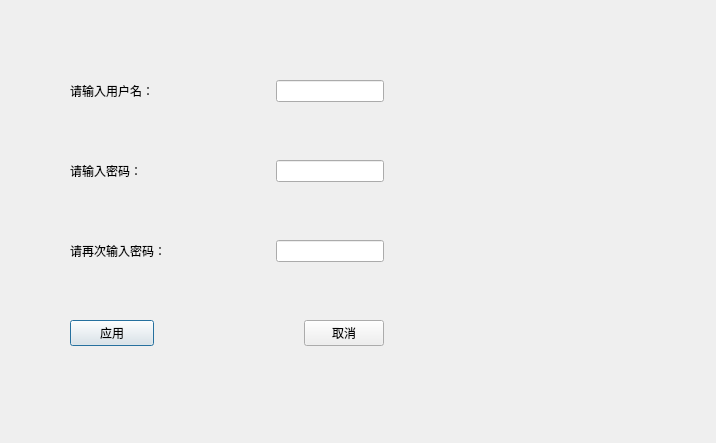
<?xml version="1.0" encoding="UTF-8"?>
<ui version="4.0">
 <class>ZhuCe</class>
 <widget class="QDialog" name="ZhuCe">
  <property name="geometry">
   <rect>
    <x>0</x>
    <y>0</y>
    <width>716</width>
    <height>443</height>
   </rect>
  </property>
  <property name="windowTitle">
   <string>注册</string>
  </property>
  <property name="windowIcon">
   <iconset resource="res.qrc">
    <normaloff>:/图标.ico</normaloff>:/图标.ico</iconset>
  </property>
  <widget class="QWidget" name="">
   <property name="geometry">
    <rect>
     <x>70</x>
     <y>80</y>
     <width>598</width>
     <height>266</height>
    </rect>
   </property>
   <layout class="QGridLayout" name="gridLayout_2">
    <item row="0" column="2">
     <widget class="QLabel" name="label_4">
      <property name="frameShape">
       <enum>QFrame::NoFrame</enum>
      </property>
      <property name="text">
       <string/>
      </property>
     </widget>
    </item>
    <item row="5" column="2">
     <spacer name="verticalSpacer_9">
      <property name="orientation">
       <enum>Qt::Vertical</enum>
      </property>
      <property name="sizeHint" stdset="0">
       <size>
        <width>20</width>
        <height>17</height>
       </size>
      </property>
     </spacer>
    </item>
    <item row="0" column="1">
     <spacer name="horizontalSpacer_11">
      <property name="orientation">
       <enum>Qt::Horizontal</enum>
      </property>
      <property name="sizeHint" stdset="0">
       <size>
        <width>40</width>
        <height>20</height>
       </size>
      </property>
     </spacer>
    </item>
    <item row="1" column="2">
     <spacer name="verticalSpacer_7">
      <property name="orientation">
       <enum>Qt::Vertical</enum>
      </property>
      <property name="sizeHint" stdset="0">
       <size>
        <width>20</width>
        <height>18</height>
       </size>
      </property>
     </spacer>
    </item>
    <item row="6" column="2">
     <spacer name="horizontalSpacer_14">
      <property name="orientation">
       <enum>Qt::Horizontal</enum>
      </property>
      <property name="sizeHint" stdset="0">
       <size>
        <width>40</width>
        <height>20</height>
       </size>
      </property>
     </spacer>
    </item>
    <item row="4" column="2">
     <spacer name="horizontalSpacer_13">
      <property name="orientation">
       <enum>Qt::Horizontal</enum>
      </property>
      <property name="sizeHint" stdset="0">
       <size>
        <width>40</width>
        <height>20</height>
       </size>
      </property>
     </spacer>
    </item>
    <item row="2" column="2">
     <widget class="QLabel" name="label_5">
      <property name="frameShape">
       <enum>QFrame::NoFrame</enum>
      </property>
      <property name="text">
       <string/>
      </property>
     </widget>
    </item>
    <item row="2" column="1">
     <spacer name="horizontalSpacer_12">
      <property name="orientation">
       <enum>Qt::Horizontal</enum>
      </property>
      <property name="sizeHint" stdset="0">
       <size>
        <width>40</width>
        <height>20</height>
       </size>
      </property>
     </spacer>
    </item>
    <item row="3" column="2">
     <spacer name="verticalSpacer_8">
      <property name="orientation">
       <enum>Qt::Vertical</enum>
      </property>
      <property name="sizeHint" stdset="0">
       <size>
        <width>20</width>
        <height>13</height>
       </size>
      </property>
     </spacer>
    </item>
    <item row="6" column="1">
     <spacer name="horizontalSpacer_16">
      <property name="orientation">
       <enum>Qt::Horizontal</enum>
      </property>
      <property name="sizeHint" stdset="0">
       <size>
        <width>40</width>
        <height>20</height>
       </size>
      </property>
     </spacer>
    </item>
    <item row="1" column="1">
     <spacer name="verticalSpacer_11">
      <property name="orientation">
       <enum>Qt::Vertical</enum>
      </property>
      <property name="sizeHint" stdset="0">
       <size>
        <width>20</width>
        <height>40</height>
       </size>
      </property>
     </spacer>
    </item>
    <item row="4" column="1">
     <spacer name="horizontalSpacer_15">
      <property name="orientation">
       <enum>Qt::Horizontal</enum>
      </property>
      <property name="sizeHint" stdset="0">
       <size>
        <width>40</width>
        <height>20</height>
       </size>
      </property>
     </spacer>
    </item>
    <item row="0" column="0" rowspan="7">
     <layout class="QGridLayout" name="gridLayout">
      <item row="0" column="0">
       <widget class="QLabel" name="label">
        <property name="text">
         <string>请输入用户名：</string>
        </property>
       </widget>
      </item>
      <item row="0" column="3" colspan="2">
       <spacer name="horizontalSpacer">
        <property name="orientation">
         <enum>Qt::Horizontal</enum>
        </property>
        <property name="sizeHint" stdset="0">
         <size>
          <width>58</width>
          <height>20</height>
         </size>
        </property>
       </spacer>
      </item>
      <item row="0" column="6" colspan="2">
       <widget class="QLineEdit" name="lineEdit_1"/>
      </item>
      <item row="0" column="8">
       <spacer name="horizontalSpacer_4">
        <property name="orientation">
         <enum>Qt::Horizontal</enum>
        </property>
        <property name="sizeHint" stdset="0">
         <size>
          <width>18</width>
          <height>20</height>
         </size>
        </property>
       </spacer>
      </item>
      <item row="1" column="2">
       <spacer name="verticalSpacer">
        <property name="orientation">
         <enum>Qt::Vertical</enum>
        </property>
        <property name="sizeHint" stdset="0">
         <size>
          <width>20</width>
          <height>40</height>
         </size>
        </property>
       </spacer>
      </item>
      <item row="1" column="5">
       <spacer name="verticalSpacer_10">
        <property name="orientation">
         <enum>Qt::Vertical</enum>
        </property>
        <property name="sizeHint" stdset="0">
         <size>
          <width>20</width>
          <height>38</height>
         </size>
        </property>
       </spacer>
      </item>
      <item row="1" column="6">
       <spacer name="verticalSpacer_3">
        <property name="orientation">
         <enum>Qt::Vertical</enum>
        </property>
        <property name="sizeHint" stdset="0">
         <size>
          <width>20</width>
          <height>40</height>
         </size>
        </property>
       </spacer>
      </item>
      <item row="2" column="0">
       <widget class="QLabel" name="label_2">
        <property name="text">
         <string>请输入密码：</string>
        </property>
       </widget>
      </item>
      <item row="2" column="3" colspan="2">
       <spacer name="horizontalSpacer_2">
        <property name="orientation">
         <enum>Qt::Horizontal</enum>
        </property>
        <property name="sizeHint" stdset="0">
         <size>
          <width>48</width>
          <height>20</height>
         </size>
        </property>
       </spacer>
      </item>
      <item row="2" column="6" colspan="2">
       <widget class="QLineEdit" name="lineEdit_2">
        <property name="echoMode">
         <enum>QLineEdit::Password</enum>
        </property>
       </widget>
      </item>
      <item row="2" column="8">
       <spacer name="horizontalSpacer_5">
        <property name="orientation">
         <enum>Qt::Horizontal</enum>
        </property>
        <property name="sizeHint" stdset="0">
         <size>
          <width>18</width>
          <height>20</height>
         </size>
        </property>
       </spacer>
      </item>
      <item row="3" column="2">
       <spacer name="verticalSpacer_2">
        <property name="orientation">
         <enum>Qt::Vertical</enum>
        </property>
        <property name="sizeHint" stdset="0">
         <size>
          <width>20</width>
          <height>18</height>
         </size>
        </property>
       </spacer>
      </item>
      <item row="3" column="5">
       <spacer name="verticalSpacer_14">
        <property name="orientation">
         <enum>Qt::Vertical</enum>
        </property>
        <property name="sizeHint" stdset="0">
         <size>
          <width>20</width>
          <height>18</height>
         </size>
        </property>
       </spacer>
      </item>
      <item row="3" column="6">
       <spacer name="verticalSpacer_4">
        <property name="orientation">
         <enum>Qt::Vertical</enum>
        </property>
        <property name="sizeHint" stdset="0">
         <size>
          <width>20</width>
          <height>18</height>
         </size>
        </property>
       </spacer>
      </item>
      <item row="4" column="0" colspan="2">
       <widget class="QLabel" name="label_3">
        <property name="text">
         <string>请再次输入密码：</string>
        </property>
       </widget>
      </item>
      <item row="4" column="4">
       <spacer name="horizontalSpacer_3">
        <property name="orientation">
         <enum>Qt::Horizontal</enum>
        </property>
        <property name="sizeHint" stdset="0">
         <size>
          <width>18</width>
          <height>20</height>
         </size>
        </property>
       </spacer>
      </item>
      <item row="4" column="6" colspan="2">
       <widget class="QLineEdit" name="lineEdit_3">
        <property name="echoMode">
         <enum>QLineEdit::Password</enum>
        </property>
       </widget>
      </item>
      <item row="4" column="8">
       <spacer name="horizontalSpacer_6">
        <property name="orientation">
         <enum>Qt::Horizontal</enum>
        </property>
        <property name="sizeHint" stdset="0">
         <size>
          <width>18</width>
          <height>20</height>
         </size>
        </property>
       </spacer>
      </item>
      <item row="5" column="2">
       <spacer name="verticalSpacer_5">
        <property name="orientation">
         <enum>Qt::Vertical</enum>
        </property>
        <property name="sizeHint" stdset="0">
         <size>
          <width>20</width>
          <height>18</height>
         </size>
        </property>
       </spacer>
      </item>
      <item row="5" column="5">
       <spacer name="verticalSpacer_12">
        <property name="orientation">
         <enum>Qt::Vertical</enum>
        </property>
        <property name="sizeHint" stdset="0">
         <size>
          <width>20</width>
          <height>18</height>
         </size>
        </property>
       </spacer>
      </item>
      <item row="5" column="6">
       <spacer name="verticalSpacer_6">
        <property name="orientation">
         <enum>Qt::Vertical</enum>
        </property>
        <property name="sizeHint" stdset="0">
         <size>
          <width>20</width>
          <height>18</height>
         </size>
        </property>
       </spacer>
      </item>
      <item row="6" column="4">
       <spacer name="horizontalSpacer_7">
        <property name="orientation">
         <enum>Qt::Horizontal</enum>
        </property>
        <property name="sizeHint" stdset="0">
         <size>
          <width>18</width>
          <height>20</height>
         </size>
        </property>
       </spacer>
      </item>
      <item row="6" column="0">
       <widget class="QPushButton" name="pushButton">
        <property name="text">
         <string>应用</string>
        </property>
       </widget>
      </item>
      <item row="6" column="7">
       <widget class="QPushButton" name="pushButton_2">
        <property name="text">
         <string>取消</string>
        </property>
       </widget>
      </item>
     </layout>
    </item>
   </layout>
  </widget>
 </widget>
 <resources>
  <include location="res.qrc"/>
 </resources>
 <connections/>
</ui>
